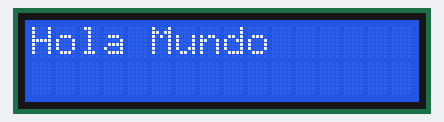
A sketch run on a simulated Arduino Uno, built with avr-gcc and run on an emulated ATmega328P. Shown: 16×2 character LCD.

Above: at 0.1 s.
At 7.1 s:
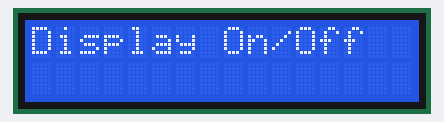
At 13.1 s:
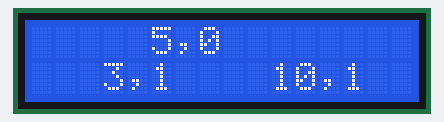
At 27.2 s:
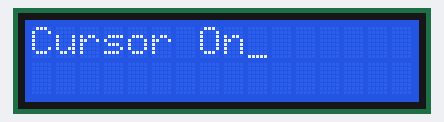
At 30.2 s:
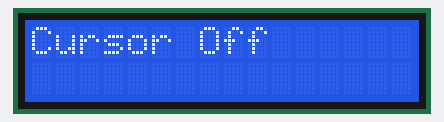
At 33.2 s:
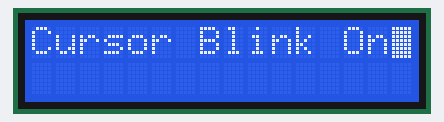

Measured:
- what the display in image 1 shows lasts 1.0 s, from 7.1 s to 8.1 s
- what the display in image 2 shows lasts 2.0 s, from 13.1 s to 15.1 s
- what the display in image 3 shows lasts 3.0 s, from 27.1 s to 30.1 s

The sketch:

lcd.ino
```cpp
#include <LiquidCrystal.h>
// Inicializa la libreria con los numeros de pines de la lcd
const int rs = 6, en = 7, d4 = 8, d5 = 9, d6 = 10, d7 = 11;
LiquidCrystal lcd(rs, en, d4, d5, d6, d7);

void setup() {
  lcd.begin(16, 2); // Configura el tamaño de la lcd en columnas y filas
}
void loop() {
  // Corre todas las funciones de demostracion de la lcd
  basicPrintDemo();
  displayOnOffDemo();
  setCursorDemo();
  scrollLeftDemo();
  scrollRightDemo();
  cursorDemo();
  createGlyphDemo();
}

void basicPrintDemo() {
  lcd.clear(); // Limpia Pantalla
  lcd.print("Hola Mundo"); // Imprime el texto
  delay(2000);
}

void displayOnOffDemo() {
  lcd.clear();
  lcd.print("Display On/Off");
  for (int x = 0; x < 3; x++) { // Repite el ciclo 3 veces
    lcd.noDisplay(); // Apaga el display
    delay(1000);
    lcd.display(); // Vuelve a encender el display
    delay(1000);
  }
}

void setCursorDemo() {
  lcd.clear();
  lcd.print("SetCursor Demo");
  delay(1000);
  lcd.clear();
  lcd.setCursor(5, 0); // Ubica el Cursor en la columna 5 y fila 0
  lcd.print("5,0");
  delay(2000);
  lcd.setCursor(10, 1); //Ubica el Cursor en la columna 10 y fila 1
  lcd.print("10,1");
  delay(2000);
  lcd.setCursor(3, 1); // Ubica el Cursor en la columna 3 y fila 1
  lcd.print("3,1");
  delay(2000);
}

void scrollLeftDemo() {
  lcd.clear();
  lcd.print("Scroll Left Demo");
  delay(1000);
  lcd.clear();
  lcd.setCursor(10, 0);
  lcd.print("Hola");
  lcd.setCursor(10, 1);
  lcd.print("Mundo");
  delay(1000);
  for (int x = 0; x < 16; x++) {
    lcd.scrollDisplayLeft(); //Desplaza el texto a la izquierda 16 veces
    delay(250);
  }
}

void scrollRightDemo() {
  lcd.clear();
  lcd.print("Scroll Right");
  lcd.setCursor(0, 1);
  lcd.print("Demo");
  delay(1000);
  lcd.clear();
  lcd.print("Hola");
  lcd.setCursor(0, 1);
  lcd.print("Mundo");
  delay(1000);
  for (int x = 0; x < 16; x++) {
    lcd.scrollDisplayRight(); //Desplaza el texto a la derecha 16 veces
    delay(250);
  }
}

void cursorDemo() {
  lcd.clear();
  lcd.cursor(); // Habilita el cursor visible
  lcd.print("Cursor On");
  delay(3000);
  lcd.clear();
  lcd.noCursor(); //Cursor invisible
  lcd.print("Cursor Off");
  delay(3000);
  lcd.clear();
  lcd.cursor();
  lcd.blink(); // Cursor blinking
  lcd.print("Cursor Blink On");
  delay(3000);
  lcd.noCursor(); // Cursor invisible
  lcd.noBlink(); // Blink off
}

void createGlyphDemo() {
  lcd.clear();
  byte heart[8] = {//Crea un caracter de corazon
    0b00000, 0b01010, 0b11111, 0b11111, 0b11111, 0b01110, 0b00100, 0b00000
  };
  byte happy[8] = {//Crea un caracter de cara feliz
    B00000, B00000, B10001, B00000, B10001, B01110, B00000, B00000
  };
  byte sad[8] = {//Crea un caracter de cara triste
    B00000, B00000, B10001, B00000, B01110, B10001, B00000, B00000
  };

  lcd.createChar(0, heart); // Create custom character 0
  lcd.createChar(1, happy); // Create custom character 1
  lcd.createChar(2, sad); // Create custom character 2

  lcd.setCursor(1, 0);
  lcd.print("I ");
  lcd.write(byte(0)); // escribe el caracter como un byte
  lcd.print(" Arduino! ");
  lcd.write(byte(1));
  delay(1000);
  lcd.clear();
  lcd.setCursor(1, 0);
  lcd.print("Trust Me");
  lcd.setCursor(0, 1);
  lcd.print("I'm an Engineer");
  for (int x = 0; x < 5; x++) { // Loop animation 5 times
    lcd.setCursor(15, 1);
    lcd.write(byte(1)); // Write custom char 1
    delay(1000);
    lcd.setCursor(15, 1);
    lcd.write(byte(2)); // Write custom char 2
    delay(1000);
  }
}
```
